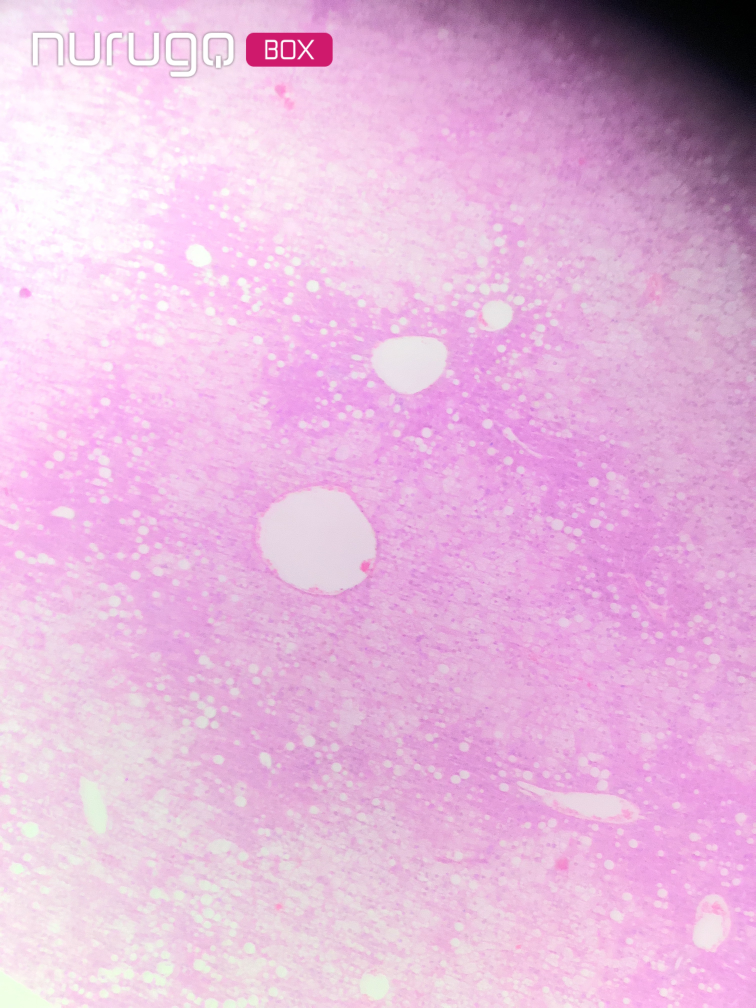
#> input picture class1_simple_imaging/samples/IMG_6566.JPG, 3024 x 4032 px (shown at 1/4 size)
$ python main.py
#> lines starting #> are read from the running program, lines starting #| are printed output that depends on the picture
### class1_simple_imaging/utils.py
"""Utility functions
"""
import os
import numpy as np
import matplotlib.pyplot as plt

from skimage import io, restoration, transform, color, data, feature, util
from scipy import signal, ndimage
from matplotlib.colors import LinearSegmentedColormap


def load_image(fname):
    """Load one of the samples images and show different color channels

    Args:
        fname: filename (or path) of the image. Will load a default image from
            skimage immunohistochemistry if empty.

    Returns:
        img: loaded image
    """
    if fname is not None:
        assert os.path.exists(fname), '{} not found'.format(fname)
        img = io.imread(fname)
    else:
        img = data.immunohistochemistry()
    return img


def show_custom_channels(img, color_space, title=''):
    """Show image with color space of choice

    Args:
        img: the input image
        color_space: color space to show images, either `rgb` or `hed`
        title: title for the plot (optional)

    Returns:
        list of corresponding channels
    """
    assert color_space in ['rgb', 'hed'], \
            'Unsupported color space. Must be either `rgb` or `hed`'

    if color_space == 'rgb':
        # allocate memory for 3 channels
        r_chn = np.zeros(img.shape, dtype=np.uint8)
        g_chn = np.zeros(img.shape, dtype=np.uint8)
        b_chn = np.zeros(img.shape, dtype=np.uint8)

        # extract data from each channel
        r_chn[..., 0] = img[..., 0]
        g_chn[..., 1] = img[..., 1]
        b_chn[..., 2] = img[..., 2]

        img_lst = [img, r_chn, g_chn, b_chn]
        cmap_lst = [None, None, None, None]
        title_lst = ['Original image', 'R channel', 'G channel', 'B channel']
    elif color_space == 'hed':
        # Create an artificial color close to the orginal one
        cmap_hema = LinearSegmentedColormap.from_list('mycmap', ['white', 'navy'])
        cmap_dab = LinearSegmentedColormap.from_list('mycmap', ['white',
                                                     'saddlebrown'])
        cmap_eosin = LinearSegmentedColormap.from_list('mycmap', ['darkviolet',
                                                       'white'])

        hed = color.rgb2hed(img)

        img_lst = [img, hed[..., 0], hed[..., 1], hed[..., 2]]
        cmap_lst = [None, cmap_hema, cmap_eosin, cmap_dab]
        title_lst = ['Original image', 'Hematoxylin', 'Eosin', 'DAB']

    # plot the original image and its 3 channels
    fig, axes = plt.subplots(1, 4, figsize=(16, 4), sharex=True, sharey=True)
    for i in range(4):
        axes[i].imshow(img_lst[i], cmap_lst[i])
        axes[i].set_title(title_lst[i])
        axes[i].axis('off')

    plt.suptitle(title)

    # return color channels and color maps if using hed
    if color_space == 'hed':
        return img_lst[1:], cmap_lst[1:]
    return None


def show_with_cmap(img_lst, cmap_lst, title_lst):
    """Show a list of image with given color map

    Args:
        img_lst: list of images
        cmap_lst: list of color map
        title_lst: list of title for each image
    """
    assert len(img_lst) == len(cmap_lst)
    assert len(img_lst) == len(title_lst)

    N = len(img_lst)
    fig, axes = plt.subplots(1, N, figsize=(4*N, 4), sharex=True, sharey=True)
    for i in range(N):
        axes[i].imshow(img_lst[i], cmap_lst[i])
        axes[i].set_title(title_lst[i])
        axes[i].axis('off')
    pass


def zoom_in(img, top, left, height=64, width=64):
    """Zoom in and show a small window to see triplet of color values

    Args:
        img: orginal image to zoom in
        top, left: top and left corners of the zoomed in window
        height, width: height and width of the zoomed in window

    Returns:
        zoomed in patch
    """
    H, W, C = img.shape
    assert top >= 0 and top+height <= H, 'invalid top: {}'.format(top)
    assert left >= 0 and left+width <= W, 'invalid left: {}'.format(left)
    return img[top:top+height, left:left+width, :]


def add_noise(img, sigma=None):
    """Add Gaussian noise to image

    Args:
        img: image to add noise to
        sigma: standard deviation for gaussian noise. If None, will be set as
            standard deviation of img

    Returns:
        noised image. Out-of-range values are clipped
    """
    if sigma is None:
        sigma = img.std()
    gauss = np.random.normal(0, sigma, np.shape(img))
    noised = img + gauss
    return noised


def simple_denoise(noised, kernel_size=3):
    """Simple method to denoise a noised image, using Median filter

    Args:
        noised: noised image
        kernel_size: size of Median kernel

    Returns:
        denoised image
    """
    return signal.medfilt2d(noised, kernel_size)


def blur(img, mode='box', block_size=3):
    """Blur an image with Gaussian filter

    Args:
        img: input image
        mode: blurring mode, either `box`, `gaussian`, or `motion`
        block_size: size of kernel

    Returns:
        Blurred image
    """
    assert mode in ['box', 'gaussian', 'motion']

    dummy = np.copy(img)
    if mode == 'box':
        h = np.ones((block_size, block_size)) / block_size ** 2
    elif mode == 'gaussian':
        h = signal.gaussian(block_size, block_size / 3).reshape(block_size, 1)
        h = np.dot(h, h.transpose())
        h /= np.sum(h)
    elif mode == 'motion':
        h = np.eye(block_size) / block_size
    return signal.convolve2d(dummy, h, mode='valid').astype(np.uint8)


def simple_deblur(blurred_noised):
    """Deblur a blurred image with Wiener filter

    Args:
        blurred_noised: blurred image with noise

    Returns:
        Deblurred image
    """
    img = np.copy(blurred_noised)
    psf = np.ones((5, 5)) / 25
    # img = signal.convolve2d(img, psf, 'same')
    # img += 0.1 * img.std() * np.random.standard_normal(img.shape)
    deblurred = restoration.wiener(img, psf, 1100)
    return deblurred


def detect_cell_boundary(img, sel_cmap):
    """Detect cell boundary and overlay the results on images, using blob
    detection algorithms: Laplacian of Gaussian, Difference of Gaussian,
    and Determinant of Hessian

    Args:
        img: input image

    Returns:
        blobs_list: list of detected blobs using different methods, following
            this order: log, dog, and doh. Each item is a sublist of blobs,
            where each sub-list item is x, y, and radius of a blob
    """
    # dummy = np.copy(img)
    dummy = util.invert(img)

    # Laplacian of Gaussian
    blobs_log = feature.blob_log(dummy, max_sigma=30, num_sigma=10,
                                 threshold=0.01)
    # Compute radii in the 3rd column.
    blobs_log[:, 2] = blobs_log[:, 2] * np.sqrt(2)

    # Difference of Gaussian
    blobs_dog = feature.blob_dog(dummy, max_sigma=30, threshold=0.01)
    blobs_dog[:, 2] = blobs_dog[:, 2] * np.sqrt(2)

    # Determinant of Hessian
    blobs_doh = feature.blob_doh(dummy, max_sigma=30, threshold=0.00065)

    # concatenate all results
    blobs_list = [blobs_log, blobs_dog, blobs_doh]
    colors = ['red', 'green', 'blue']
    titles = ['Laplacian of Gaussian', 'Difference of Gaussian',
              'Determinant of Hessian']

    # plot results
    fig, axes = plt.subplots(1, 3, figsize=(12, 4), sharex=True, sharey=True)
    ax = axes.ravel()
    for i in range(3):
        ax[i].set_title(titles[i])
        ax[i].imshow(img, sel_cmap)
        for blob in blobs_list[i]:
            y, x, r = blob
            c = plt.Circle((x, y), r, color=colors[i], linewidth=2, fill=False)
            ax[i].add_patch(c)
        ax[i].set_axis_off()
    plt.suptitle('Detect cell boundary using blob detection')

    # compute cell size
    print('Average cell size (in pixel^2):')
    for i in range(3):
        cell_size = 0.0
        for blob in blobs_list[i]:
            cell_size += np.pi * blob[2]**2
        if cell_size != 0.0:
            cell_size /= len(blobs_list[i])
        print('  - {}: {:.3f}'.format(titles[i], cell_size))
    pass

### class1_simple_imaging/main.py
"""Class demo 1 - Simple Bio Imaging
"""
from __future__ import absolute_import
from __future__ import print_function
from __future__ import division

import matplotlib.pyplot as plt
import numpy as np
import os
from utils import load_image, show_custom_channels, show_with_cmap, zoom_in, \
                  add_noise, simple_denoise, blur, simple_deblur, \
                  detect_cell_boundary


def main():
    """Main function
    """
    # Load one of these sample image, show different color channels.
    img = load_image(os.path.join('samples', 'IMG_6566.JPG'))
#> in load_image, img is the input picture: shape (4032, 3024, 3); mean R, G, B 227.8, 183, 218.8
    show_custom_channels(img, color_space='rgb', title='Input image')

    # Zoom in and show a small window to see triplet of color values for a
    # 64x64 (or so) window
    zoomed = zoom_in(img, 850, 950, height=500, width=500)
    show_custom_channels(zoomed, color_space='rgb', title='Zoomed-in window')
#> call 2 of show_custom_channels, with color_space = 'rgb', title = 'Zoomed-in window'
#> in show_custom_channels (call 2), `g_chn[..., 1] = img[..., 1]`:
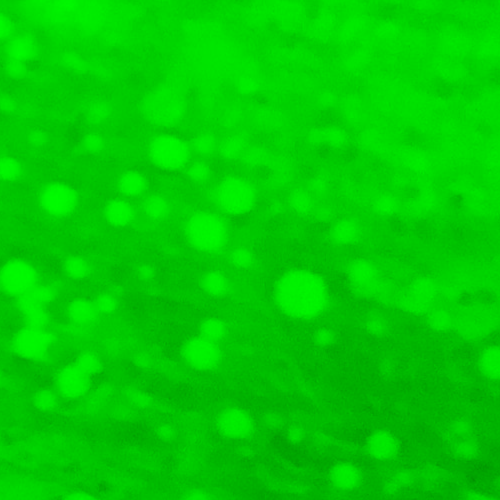
#> g_chn: shape (500, 500, 3); mean R, G, B 0, 203.9, 0
#> in show_custom_channels (call 2), `b_chn[..., 2] = img[..., 2]`:
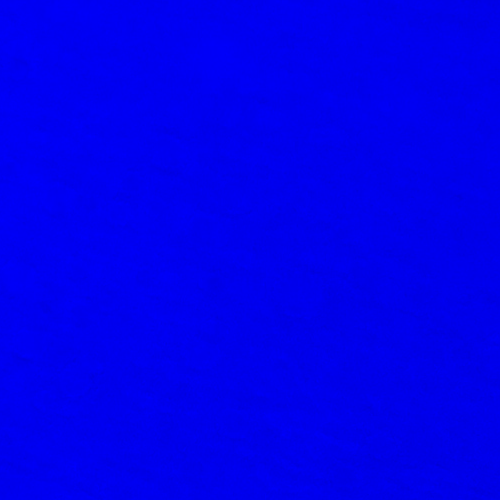
#> b_chn: shape (500, 500, 3); mean R, G, B 0, 0, 238.2

    # Separate H&E color stain channels from the image
    channel_lst, cmap_lst = show_custom_channels(
        zoomed, color_space='hed', title='Immunohistochemical staining colors separation')
#> in show_custom_channels (call 3), `hed = color.rgb2hed(img)`: hed: shape (500, 500, 3) float64; mean of channels 0, 1, 2 0.000835, 0.0141, 0.0043
#> channel_lst = 3 items; cmap_lst = 3 items

    # Select eosin channel for processing
    sel_chn = np.copy(channel_lst[1])
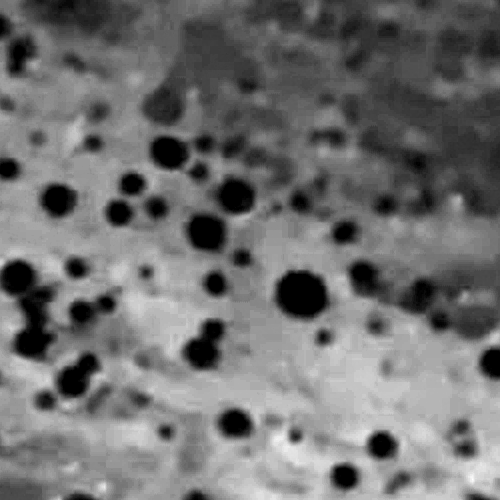
#> sel_chn: shape (500, 500) float64; min 0, max 0.0317, mean 0.0141; drawn with min black and max white
    sel_cmap = cmap_lst[1]

    # Add noise and do a simple denoising task
    noised = add_noise(sel_chn)
#> in add_noise, `sigma = img.std()`: sigma = 0.00658
    denoised = simple_denoise(noised, kernel_size=3)
#> in simple_denoise, `return signal.medfilt2d(noised, kernel_size)`:
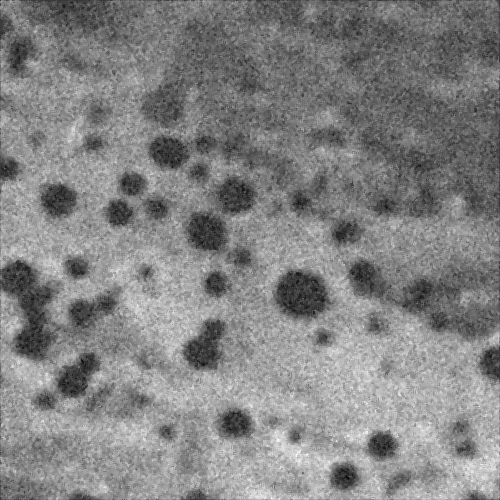
#> returned value: shape (500, 500) float64; min -0.0108, max 0.0374, mean 0.0141; drawn with min black and max white
    show_with_cmap([sel_chn, noised, denoised], [sel_cmap]*3,
                   ['Original image', 'With Gaussian noise',
                    'Denoised with Median filter'])
#> in show_with_cmap, `N = len(img_lst)`: N = 3

    # Apply blurring and add noise and do a simple deblurring task, using the
    # Wiener filter
    blurred_noised = add_noise(blur(sel_chn, block_size=3), sigma=3)
#> in blur, `return signal.convolve2d(dummy, h, mode='valid').astype(np.uint8)`: returned value: shape (498, 498); every value is 0
#> call 2 of add_noise, with sigma = 3
#> in add_noise (call 2), `gauss = np.random.normal(0, sigma, np.shape(img))`:
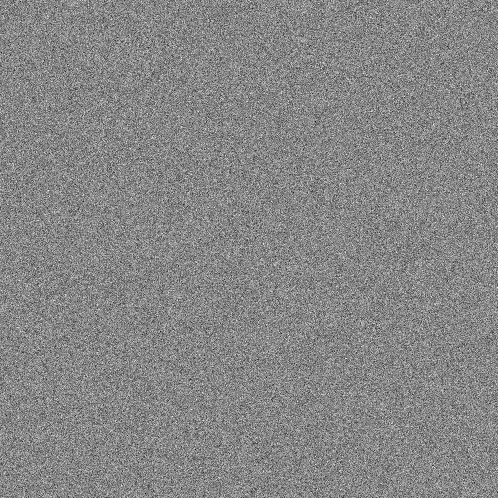
#> gauss: shape (498, 498) float64; min -15.01, max 13.4, mean 0.0114; drawn with min black and max white
    deblurred = simple_deblur(blurred_noised)
#> in simple_deblur, `deblurred = restoration.wiener(img, psf, 1100)`:
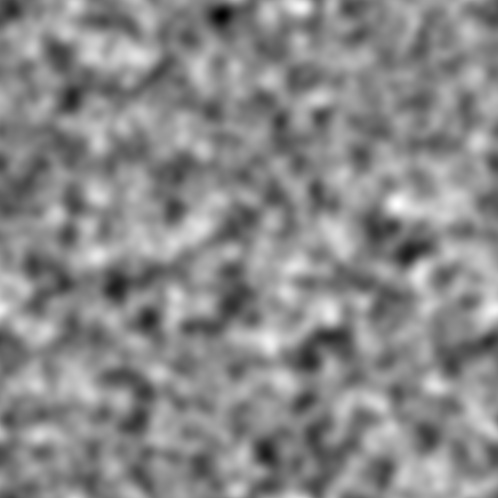
#> deblurred: shape (498, 498) float64; min -0.543, max 0.486, mean 0.0114; drawn with min black and max white
    show_with_cmap([sel_chn, blurred_noised, deblurred], [sel_cmap]*3,
                   ['Original image', 'With blurring and noise',
                    'Deblurred with Wiener filter'])

    # Detect cell boundary and overlay the results on images
    detect_cell_boundary(sel_chn, sel_cmap)
#> in detect_cell_boundary, `blobs_log = feature.blob_log(dummy, max_sigma=30, num_sigma=10, thresh..`: blobs_log = 33 rows, first 8: [445, 381, 10.67], [476, 344, 10.67], [423, 235, 10.67], [294, 301, 17.11], [365, 499, 13.89], [351, 203, 13.89], [200, 57, 13.89], [268, 76, 7.44]
#> in detect_cell_boundary, `blobs_dog = feature.blob_dog(dummy, max_sigma=30, threshold=0.01)`: blobs_dog = [[444, 381, 6.55], [476, 344, 6.55], [423, 235, 10.49], [364, 499, 10.49]]
#> in detect_cell_boundary, `blobs_doh = feature.blob_doh(dummy, max_sigma=30, threshold=0.00065)`: blobs_doh = 369 rows, first 8: [484, 484, 30], [299, 0, 10.67], [328, 0, 10.67], [379, 95, 10.67], [356, 70, 10.67], [381, 47, 10.67], [201, 456, 10.67], [330, 192, 10.67]
#> the loop in detect_cell_boundary, `for i in range(3):` made 3 passes
#|   - Laplacian of Gaussian: 676.645
#|   - Difference of Gaussian: 480.352
#|   - Determinant of Hessian: 365.896
    plt.show()
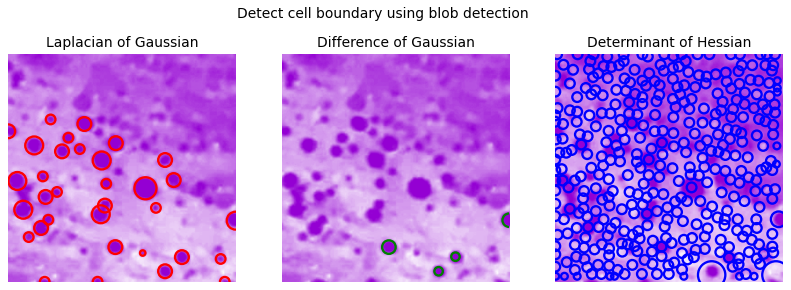
#> figure drawn by matplotlib, 3 panels
    pass


if __name__ == '__main__':
    main()

$ run again, with class1_simple_imaging/samples/IMG_6563.JPG copied over class1_simple_imaging/samples/IMG_6566.JPG
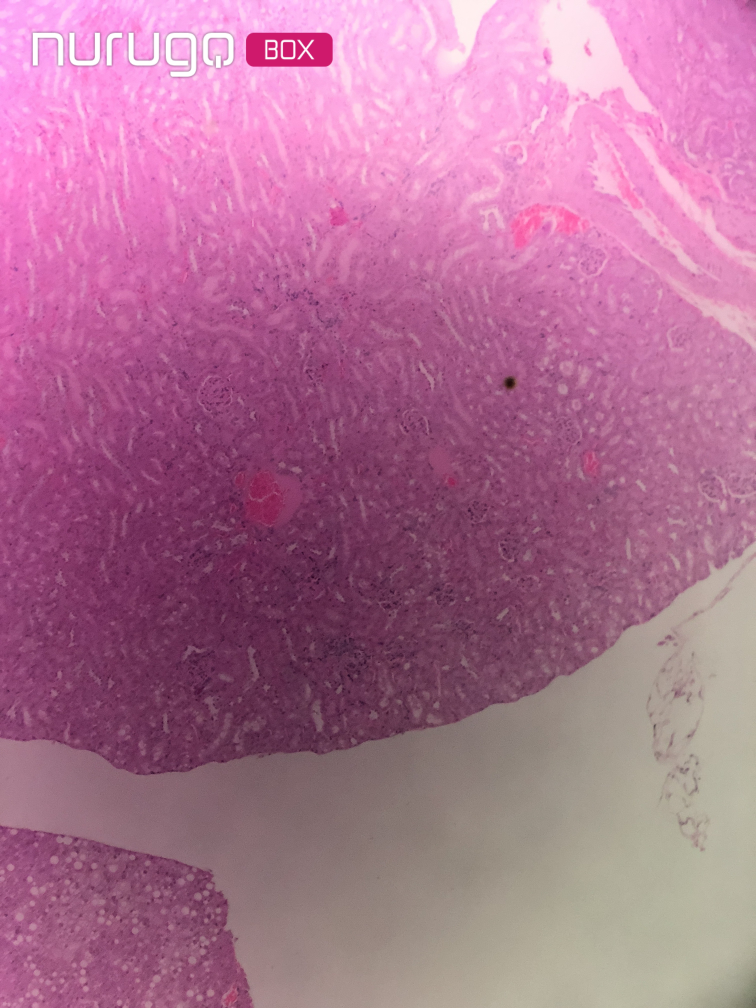
#> input picture class1_simple_imaging/samples/IMG_6563.JPG, 3024 x 4032 px (shown at 1/4 size)
#> in load_image, img is the input picture: shape (4032, 3024, 3); mean R, G, B 174.3, 113.9, 146.8
#> r_chn: shape (500, 500, 3)
#> g_chn: shape (500, 500, 3)
#> b_chn: shape (500, 500, 3)
#> hed: shape (500, 500, 3) float64; mean of channels 0, 1, 2 0.0148, 0.0394, 0.0363
#> channel_lst = 3 items
#> sigma = 0.00538
#> in simple_denoise, `return signal.medfilt2d(noised, kernel_size)`:
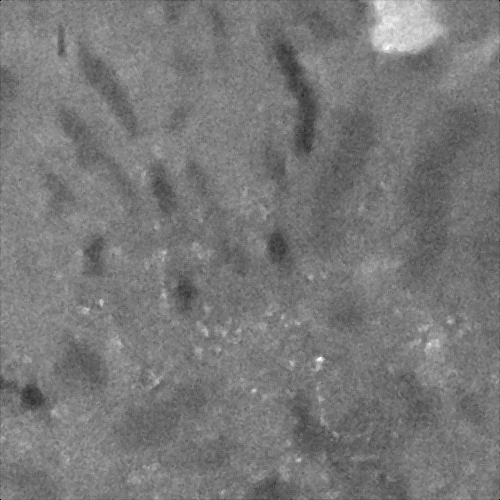
#> returned value: shape (500, 500) float64; min 0, max 0.0832, mean 0.0394; drawn with min black and max white
#> N = 3
#> gauss: shape (498, 498) float64
#> blobs_log = [[397, 32, 10.67], [356, 319, 1], [293, 185, 10.67], [63, 421, 13.89], [246, 278, 10.67], [499, 271, 17.11]]
#> blobs_dog = empty array
#> blobs_doh = 506 rows, first 8: [484, 484, 30], [361, 318, 10.67], [45, 383, 10.67], [343, 432, 10.67], [100, 288, 10.67], [44, 415, 10.67], [476, 256, 10.67], [246, 260, 10.67]
#> the loop in detect_cell_boundary, `for i in range(3):` made 3 passes
#> (printed output is left out)
#> in main, `plt.show()`:
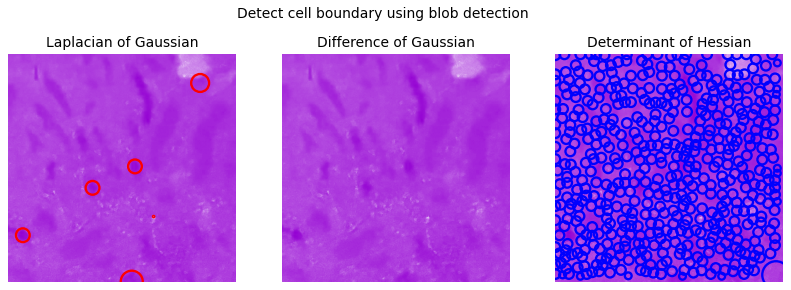
#> figure drawn by matplotlib, 3 panels

$ run again, with class1_simple_imaging/samples/IMG_6564.JPG copied over class1_simple_imaging/samples/IMG_6566.JPG
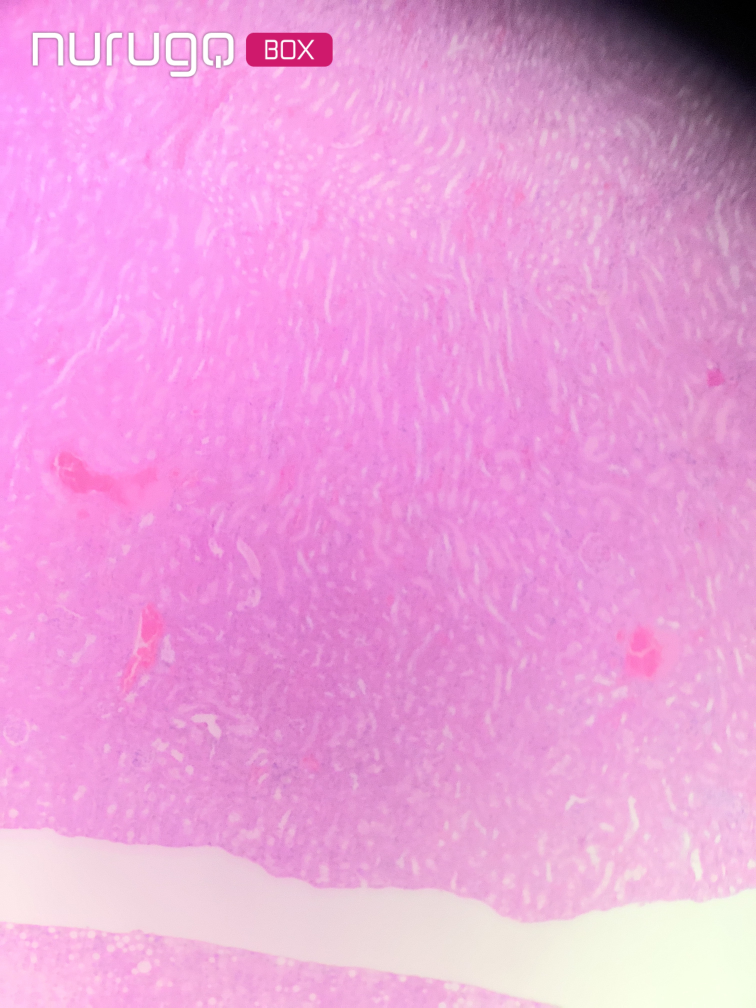
#> input picture class1_simple_imaging/samples/IMG_6564.JPG, 3024 x 4032 px (shown at 1/4 size)
#> in load_image, img is the input picture: shape (4032, 3024, 3); mean R, G, B 232.8, 158.7, 215.5
#> r_chn: shape (500, 500, 3)
#> g_chn: shape (500, 500, 3)
#> b_chn: shape (500, 500, 3)
#> hed: shape (500, 500, 3) float64; mean of channels 0, 1, 2 4.97e-06, 0.0355, 0.00484
#> channel_lst = 3 items
#> sigma = 0.00412
#> in simple_denoise, `return signal.medfilt2d(noised, kernel_size)`:
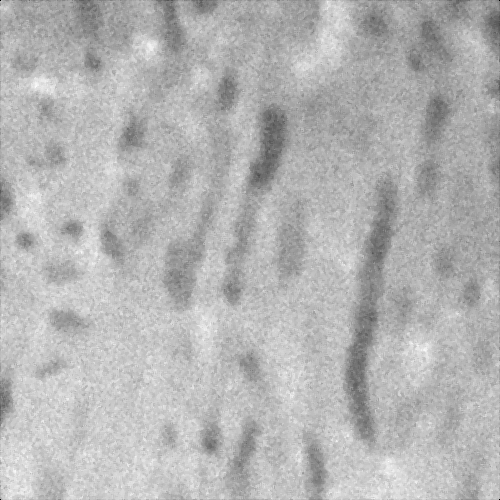
#> returned value: shape (500, 500) float64; min 0, max 0.0501, mean 0.0355; drawn with min black and max white
#> N = 3
#> gauss: shape (498, 498) float64
#> blobs_log = [[401, 0, 10.67]]
#> blobs_dog = empty array
#> blobs_doh = 416 rows, first 8: [484, 484, 30], [45, 151, 10.67], [169, 241, 10.67], [83, 40, 10.67], [334, 346, 10.67], [228, 365, 10.67], [0, 432, 10.67], [140, 251, 10.67]
#> the loop in detect_cell_boundary, `for i in range(3):` made 3 passes
#> (printed output is left out)
#> in main, `plt.show()`:
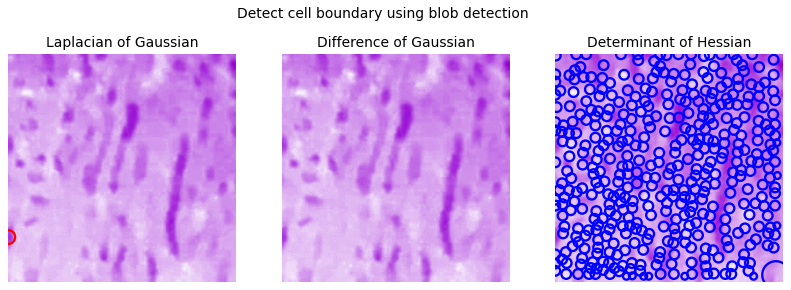
#> figure drawn by matplotlib, 3 panels
